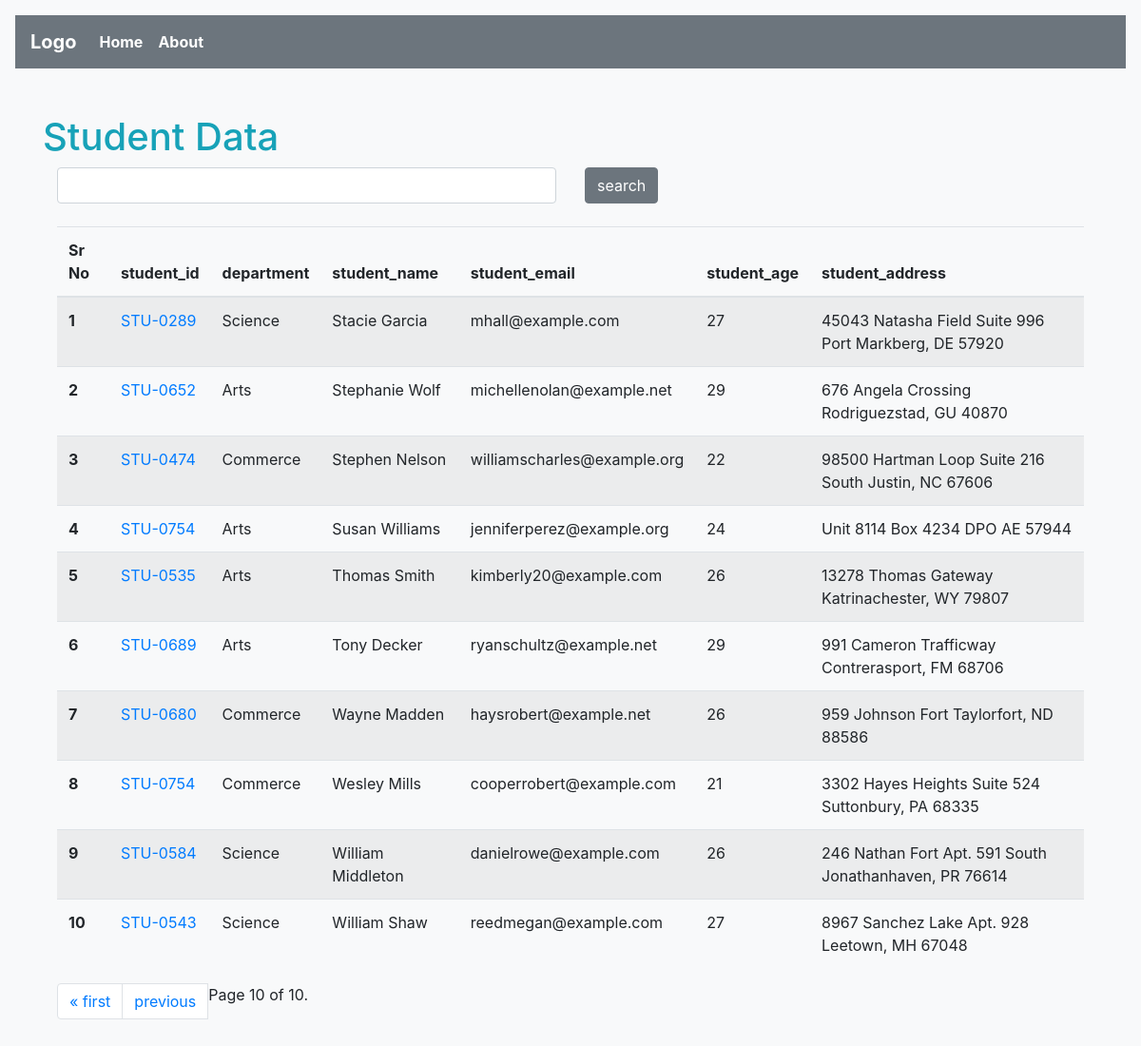
The app's page /studentApp/getStudents/?page=10 with its own data.
### studentApp/models.py (models this page shows, shortened)
class Student(models.Model):
    department=models.ForeignKey(Department,on_delete=models.CASCADE,related_name="depart")
    student_id=models.ForeignKey(StudentId,on_delete = models.CASCADE,related_name="studentid")
    student_name= models.CharField(max_length=100)
    student_email =models.EmailField(unique=True)
    student_age = models.IntegerField(default=18)
    student_address = models.TextField()
    class Meta:
        ordering=['student_name']
        verbose_name='student'

class StudentId(models.Model):
    student_id=models.CharField(max_length=100)
    def __str__(self) -> str:
        return self.student_id

class Department(models.Model):
    department=models.CharField(max_length=100)
    class Meta:
        ordering=['department']

### studentApp/views.py (the view, shortened to what this page needs)
# urls.py: path("getStudents/",views.allStudents,name="getStudents"),
def allStudents(request):
    queryset=Student.objects.all()
    paginator = Paginator(queryset, 10)  # Show 25 contacts per page.
    page_number = request.GET.get("page")
    page_obj = paginator.get_page(page_number)
    return render(request,'studentApp/getStudents.html',{"queryset":page_obj})

### templates/studentApp/getStudents.html (shortened to what this page needs)
{% extends 'base.html' %}
{% block content %}
<h1 class="text-info mt-5">Student Data </h1>
<div class="container-fluid">
    <form class="mb-4" action="">
    <div class="row">
        <div class="col-md-6">
            <input class="form-control" name="search",placeholder="search">
        </div>
        <div class="col-md-6">
            <button class="btn btn-secondary">search</button>
        </div>
    </div>
</form>
      <table class="table table-striped table-hover">
        <thead>
          <tr>
            <th scope="col">Sr No</th>
            <th scope="col">student_id</th>
            <th scope="col">department</th>
            <th scope="col">student_name</th>
            <th scope="col">student_email</th>
            <th scope="col">student_age</th>
            <th scope="col">student_address</th>
          </tr>
        </thead>
        <tbody>
            {% for student in queryset %}
            <tr>
                <th scope="row">{{forloop.counter}}</th>
                <td><a href="{% url 'seeMarks'  student.student_id %}">{{student.student_id}}</a></td>
                <td>{{student.department.department}}</td>
                <td>{{student.student_name}}</td>
                <td>{{student.student_email}}</td>
                <td>{{student.student_age}}</td>
                <td>{{student.student_address}}</td>
            </tr>
            {% endfor %}
        </tbody>
    </table>
            <nav aria-label="Page navigation example">
            <ul class="pagination">
                    {% if queryset.has_previous %}
                        <li class="page-item"><a class="page-link" href="?page=1">&laquo; first</a></li>
                        <li class="page-item"><a class="page-link" href="?page={{ page_obj.previous_page_number }}">previous</a></li>
                    {% endif %}
                    <span class="current">
                        Page {{ queryset.number }} of {{ queryset.paginator.num_pages }}.
                    </span>
            </ul>
            </nav>
</div>
{% endblock %}

### records on screen
Student: student_id "STU-0289", department.department "Science", student_name "Stacie Garcia", student_email "mhall@example.com", student_age "27", student_address "45043 Natasha Field Suite 996 Port Markberg, DE 57920"
Student: student_id "STU-0652", department.department "Arts", student_name "Stephanie Wolf", student_email "michellenolan@example.net", student_age "29", student_address "676 Angela Crossing Rodriguezstad, GU 40870"
Student: student_id "STU-0474", department.department "Commerce", student_name "Stephen Nelson", student_email "williamscharles@example.org", student_age "22", student_address "98500 Hartman Loop Suite 216 South Justin, NC 67606"
Student: student_id "STU-0754", department.department "Arts", student_name "Susan Williams", student_email "jenniferperez@example.org", student_age "24", student_address "Unit 8114 Box 4234 DPO AE 57944"
Student: student_id "STU-0535", department.department "Arts", student_name "Thomas Smith", student_email "kimberly20@example.com", student_age "26", student_address "13278 Thomas Gateway Katrinachester, WY 79807"
Student: student_id "STU-0689", department.department "Arts", student_name "Tony Decker", student_email "ryanschultz@example.net", student_age "29", student_address "991 Cameron Trafficway Contrerasport, FM 68706"
Student: student_id "STU-0680", department.department "Commerce", student_name "Wayne Madden", student_email "haysrobert@example.net", student_age "26", student_address "959 Johnson Fort Taylorfort, ND 88586"
Student: student_id "STU-0754", department.department "Commerce", student_name "Wesley Mills", student_email "cooperrobert@example.com", student_age "21", student_address "3302 Hayes Heights Suite 524 Suttonbury, PA 68335"
Student: student_id "STU-0584", department.department "Science", student_name "William Middleton", student_email "danielrowe@example.com", student_age "26", student_address "246 Nathan Fort Apt. 591 South Jonathanhaven, PR 76614"
Student: student_id "STU-0543", department.department "Science", student_name "William Shaw", student_email "reedmegan@example.com", student_age "27", student_address "8967 Sanchez Lake Apt. 928 Leetown, MH 67048"

### other values on screen
{{ queryset.number }} "10"
{{ queryset.paginator.num_pages }} "10"
